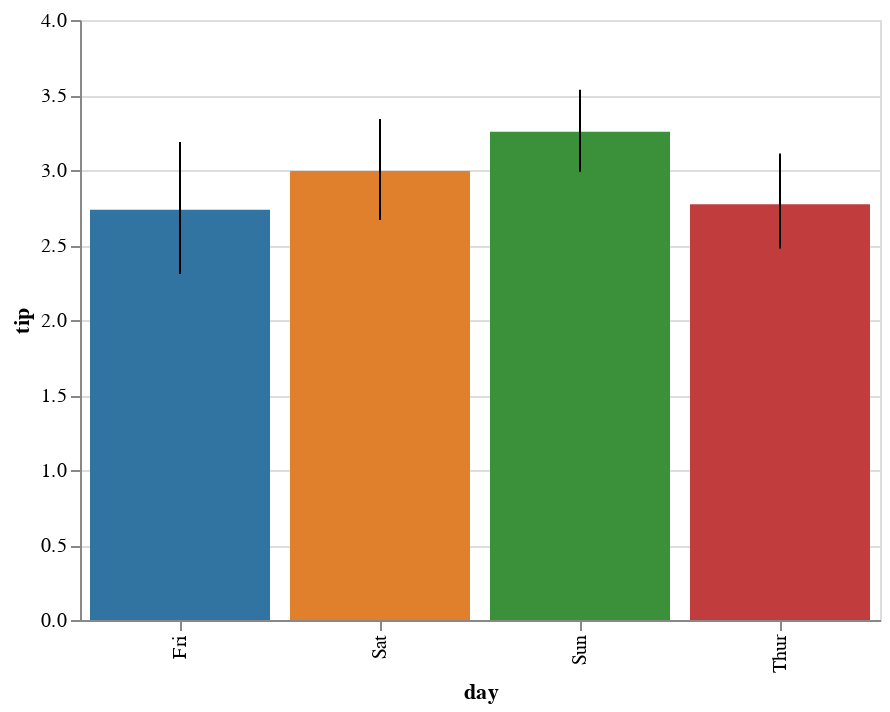

This figure's notebook cell:
### Code cell
display(salt.barplot(x="day", y="tip", data=tips))
ax = sns.barplot(x="day", y="tip", data=tips, ci="sd")

### Figure 1 — Vega-Lite specification as saved in the notebook (floating-point values rounded to 4 significant figures; data arrays with more than 128 entries replaced by an {"elided": "..."} marker saying what was removed)
{"$schema": "https://vega.github.io/schema/vega-lite/v2.4.1.json", "config": {"range": {"category": ["rgba(49,115,161,1)", "rgba(224,128,44,1)", "rgba(58,145,58,1)", "rgba(192,60,61,1)", "rgba(147,113,178,1)", "rgba(131,91,83,1)", "rgba(213,132,188,1)", "rgba(127,127,127,1)", "rgba(168,169,53,1)", "rgba(45,171,184,1)"]}, "view": {"height": 300, "width": 400}}, "data": {"values": {"elided": "244 records"}}, "layer": [{"encoding": {"color": {"field": "day", "legend": null, "type": "nominal"}, "x": {"field": "day", "type": "nominal"}, "y": {"aggregate": "mean", "axis": {"title": "tip"}, "field": "tip", "type": "quantitative"}}, "mark": "bar"}, {"encoding": {"x": {"field": "day", "type": "nominal"}, "y": {"aggregate": "ci0", "field": "tip", "type": "quantitative"}, "y2": {"aggregate": "ci1", "field": "tip", "type": "quantitative"}}, "mark": "rule"}]}
